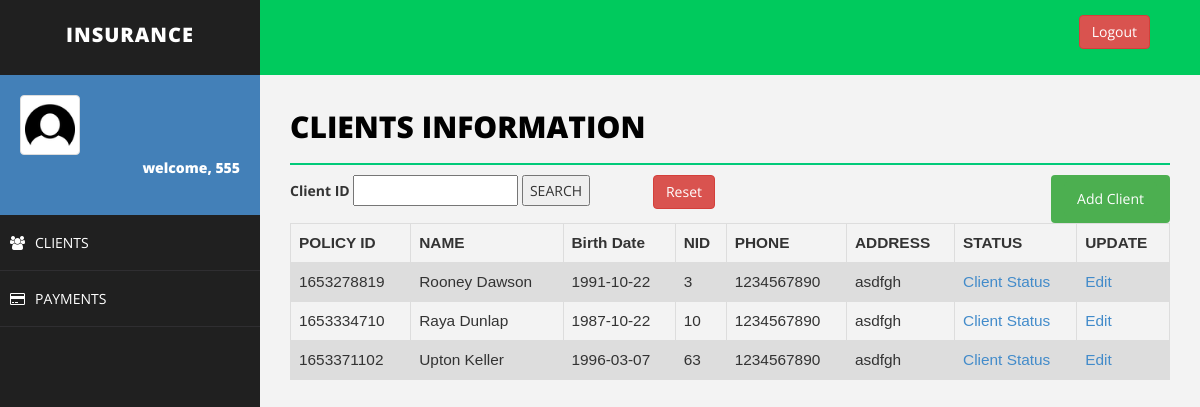
Before: /client.php (signed in) with the older database file.
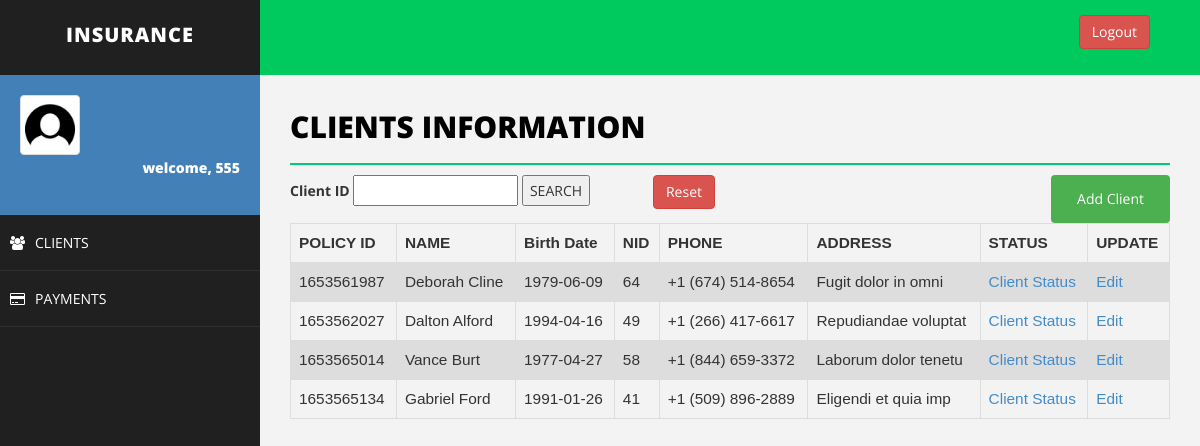
After: the same page with the newer database file.
### tables this page shows
CREATE TABLE `client` (
  `client_id` varchar(200) NOT NULL,
  `client_password` varchar(30) NOT NULL,
  `name` varchar(50) NOT NULL,
  `sex` varchar(20) NOT NULL,
  `birth_date` varchar(20) NOT NULL,
  `marital_status` varchar(20) NOT NULL,
  `nid` varchar(50) NOT NULL,
  `phone` varchar(20) NOT NULL,
  `address` varchar(50) NOT NULL,
  `agent_id` varchar(20) NOT NULL,
  `image` varchar(200) NOT NULL,
  `child1_name` text NOT NULL,
  `child1_gender` text NOT NULL,
  `child1_birth_date` text NOT NULL,
  `child1_national_id` text NOT NULL,
  `child1_relationship` text NOT NULL,
  `child1_priority` text NOT NULL,
  `child1_phone` int(255) NOT NULL,
  `child2_name` text NOT NULL,
  `child2_gender` text NOT NULL,
  `child2_birth_date` text NOT NULL,
  `child2_national_id` text NOT NULL,
  `child2_relationship` text NOT NULL,
  `child2_priority` text NOT NULL,
  `child2_phone` int(255) NOT NULL,
  `father_name` text NOT NULL,
  `father_gender` text NOT NULL,
  `father_birth_date` text NOT NULL,
  `father_national_id` text NOT NULL,
  `father_relationship` text NOT NULL,
  `father_priority` text NOT NULL,
  `father_phone` int(255) NOT NULL,
  `mother_name` text NOT NULL,
  `mother_gender` text NOT NULL,
  `mother_birth_date` text NOT NULL,
  `mother_national_id` text NOT NULL,
  `mother_relationship` text NOT NULL,
  `mother_priority` text NOT NULL,
  `mother_phone` int(255) NOT NULL,
  `start_date` varchar(255) NOT NULL,
  `end_date` varchar(255) NOT NULL,
  `due_date` varchar(255) NOT NULL,
  `policy_id` varchar(255) NOT NULL,
  `due_amount` varchar(255) NOT NULL,
  `shared_location` varchar(255) NOT NULL,
  `adhar_number` varchar(255) NOT NULL
);

### client.php (the view, shortened to what this page needs)
<!DOCTYPE html>
<html>
<head>
    <link href="assets/css/bootstrap.css" rel="stylesheet" />
    <link href="assets/css/font-awesome.css" rel="stylesheet" />
    <link href="assets/css/basic.css" rel="stylesheet" />
    <link href="assets/css/custom.css" rel="stylesheet" />
</head>
<body>
<?php include 'header.php';
?>
        <div id="page-wrapper">
                <div class="row">
                    <div class="col-md-12">
                        <h1 class="page-head-line">Clients Information</h1>
    <div class="row">
        <div class="col-md-6">
        <form action="" method="get">
                            <label for="client_id">Client ID</label>
                            <input type="text" name="client_id" id="client_id" value="<?php echo isset($client_id) && !empty($client_id) ? $client_id : '' ?>">
                            <input class="searchBtn" type="submit" name="submit" value="SEARCH" >
                            <a class="btn btn-danger" href="client.php" id="reset">Reset</a>
                        </form>
        </div>
        <div class="col-md-6">
        <button class="btn" align="center">
						<a href="addClient.php" class="btn">Add Client</a>
		</button>
        </div>
    </div>
                    </div>
                </div>
<?php
	$sql = "SELECT client_id,name,birth_date,nid,phone,address,agent_id FROM client";
	$result = $conn->query($sql);
	echo "<table class=\"table\">\n";
    echo "  <tr>\n";
    echo "    <th>POLICY ID</th>\n";
    echo "    <th>NAME</th>\n";
    echo "    <th>Birth Date</th>\n";
    echo "    <th>NID</th>\n";
    echo "    <th>PHONE</th>\n";
	echo "    <th>ADDRESS</th>\n";
	echo "    <th>STATUS</th>\n";
	echo "    <th>UPDATE</th>\n";
    echo "  </tr>";
	if ($result->num_rows > 0) {
	while($row = $result->fetch_assoc()) {
		echo "<tr>\n";
		echo "    <td>".$row["client_id"]."</td>\n";
		echo "    <td>".$row["name"]."</td>\n";
		echo "    <td>".$row["birth_date"]."</td>\n";
		echo "    <td>".$row["nid"]."</td>\n";
		echo "    <td>".$row["phone"]."</td>\n";
		echo "    <td>".$row["address"]."</td>\n";
		echo "    <td>"."<a href='clientStatus.php?client_id=".$row["client_id"]. "'>Client Status</a>"."</td>\n";
		if($row["agent_id"]== $username || "ahmed" == $username){
			echo "<td>"."<a href='editClient.php?client_id=".$row["client_id"]. "'>Edit</a>"."</td>\n";
		}else {
			echo "<td>"."<a class=\"dis\" href='editClient.php?client_id=".$row["client_id"]. "'>Edit</a>"."</td>\n";
		}
	}
	}
?>
    </div>
</body>
</html>

Changed rows visible on the page:
removed client: client_id "1653278819", name "Rooney Dawson", birth_date "1991-10-22", nid "3", phone "1234567890", address "asdfgh"
removed client: client_id "1653334710", name "Raya Dunlap", birth_date "1987-10-22", nid "10", phone "1234567890", address "asdfgh"
removed client: client_id "1653371102", name "Upton Keller", birth_date "1996-03-07", nid "63", phone "1234567890", address "asdfgh"
added client: client_id "1653561987", name "Deborah Cline", birth_date "1979-06-09", nid "64", phone "+1 (674) 514-8654", address "Fugit dolor in omni"
added client: client_id "1653562027", name "Dalton Alford", birth_date "1994-04-16", nid "49", phone "+1 (266) 417-6617", address "Repudiandae voluptat"
added client: client_id "1653565014", name "Vance Burt", birth_date "1977-04-27", nid "58", phone "+1 (844) 659-3372", address "Laborum dolor tenetu"
added client: client_id "1653565134", name "Gabriel Ford", birth_date "1991-01-26", nid "41", phone "+1 (509) 896-2889", address "Eligendi et quia imp"
